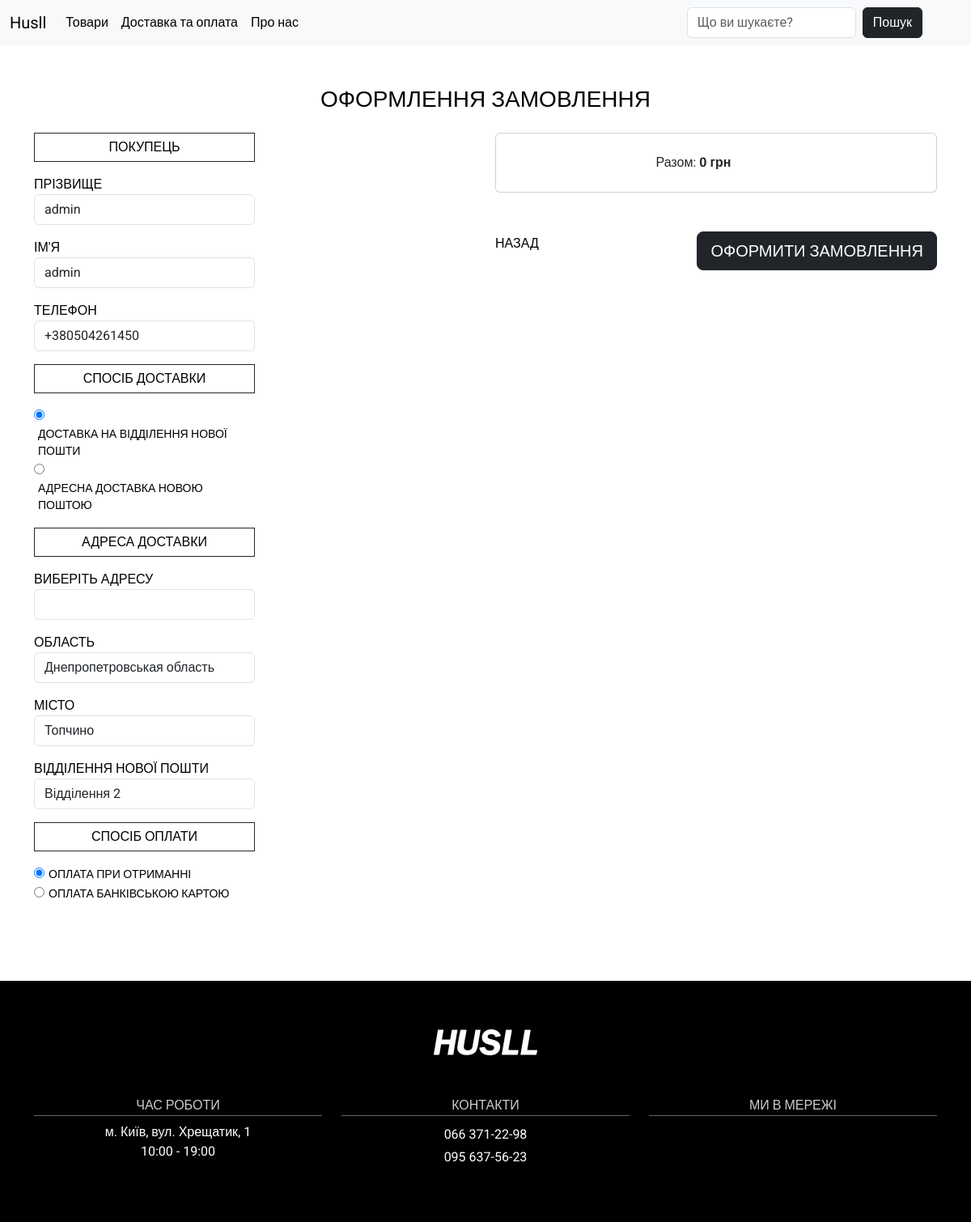
Page /create_order/ (signed in) on the committed database.
### main/models.py (models this page shows, shortened)
class CustomUser(AbstractBaseUser, PermissionsMixin):
    email = models.EmailField(unique=True)
    first_name = models.CharField(max_length=30)
    last_name = models.CharField(max_length=30)
    phone = PhoneNumberField(unique=True)
    is_active = models.BooleanField(default=True)
    is_staff = models.BooleanField(default=False)
    region = models.CharField(max_length=100, default='', verbose_name='Region')
    city = models.CharField(max_length=100, default='', verbose_name='City')
    new_post = models.CharField(max_length=100, default='', verbose_name='New Post')
    objects = CustomUserManager()
    USERNAME_FIELD = 'email'
    REQUIRED_FIELDS = ['first_name', 'last_name', 'phone']
    groups = models.ManyToManyField(
        'auth.Group',
        related_name='custom_users',
        blank=True,
        verbose_name='groups',
        help_text='The groups this user belongs to. A user will get all permissions granted to each of their groups.',
    )
    user_permissions = models.ManyToManyField(
        'auth.Permission',
        related_name='custom_users_permissions',
        blank=True,
        verbose_name='user permissions',
        help_text='Specific permissions for this user.',
    )
    class Meta:
        verbose_name = 'Користувачі'
        verbose_name_plural = 'Користувачі'

### main/views.py (the view, shortened to what this page needs)
# urls.py: path('create_order/', views.order_view, name='order'),
@login_required
def order_view(request):
    user = request.user
    cart_items = CartItem.objects.filter(user=user)
    total_price = 0
    if request.method == "POST":
        form = OrderForm(request.POST)
        if form.is_valid():
            order = form.save(commit=False)
            order.user = user
            order.save()
            for item in cart_items:
                OrderItem.objects.create(
                    user=user, product=item.product,
                    quantity=item.quantity,
                    size=item.size,
                    addres=form.cleaned_data['addres'],
                    delivery_method=form.cleaned_data['delivery_method'],
                    payment_method=form.cleaned_data['payment_method']
                )
                item.product.sold += item.quantity
                item.product.save()
                OrderItem.objects.filter(user=user).delete()
                messages.success(request, 'Your order has been successfully placed. Thank you!')
            return redirect('home')
    else:
        form = OrderForm()
    context = {
        'form': form,
        'cart_items': cart_items,
        'total_price': total_price
    }
    return render(request, 'main/order.html', context=context)

### main/forms.py
class OrderForm(forms.ModelForm):
    class Meta:
        model = OrderItem
        fields = ['addres', 'delivery_method', 'payment_method']

### main/templates/main/order.html (shortened to what this page needs)
{% extends 'main/base.html' %}
{% load static %}
{% block content %}
    <section>
        <div class="container">
            <div class="row">
                <div class="mb-4 mx-auto text-center">
                    <h3 class="fw-normal mb-0 text-black">ОФОРМЛЕННЯ ЗАМОВЛЕННЯ</h3>
                </div>
                <div class="col-md-6">
                    <div class="col-md-6">
                        <form action="" method="POST">
                            <div class="mb-3 border border-dark border-1 text-center" style="padding: 5px">
                                ПОКУПЕЦЬ
                            </div>
                            <div class="mb-3">
                                <label for="lastName">ПРІЗВИЩЕ</label>
                                <input type="text" class="form-control" id="lastName" name="last_name"
                                       value="{{ user.last_name }}" required>
                            </div>
                            <div class="mb-3">
                                <label for="firstName">ІМ'Я</label>
                                <input type="text" class="form-control" id="firstName" name="first_name"
                                       value="{{ user.first_name }}" required>
                            </div>
                            <div class="mb-3">
                                <label for="phone">ТЕЛЕФОН</label>
                                <input type="tel" class="form-control" id="phone" name="phone" value="{{ user.phone }}" required>
                            </div>
                            <div class="mb-3 border border-dark border-1 text-center" style="padding: 5px">
                                СПОСІБ ДОСТАВКИ
                            </div>
                            <div class="mb-3">
                                <input type="radio" id="delivery" name="delivery_method" checked><label for="delivery_method" style="font-size: 14px; margin-left: 5px">ДОСТАВКА НА ВІДДІЛЕННЯ НОВОЇ ПОШТИ</label><br>
                                <input type="radio" id="delivery" name="delivery_method"><label for="delivery_method" style="font-size: 14px; margin-left: 5px">АДРЕСНА ДОСТАВКА НОВОЮ ПОШТОЮ</label>
                            </div>
                            <div class="mb-3 border border-dark border-1 text-center" style="padding: 5px">
                                АДРЕСА ДОСТАВКИ
                            </div>
                            <div class="mb-3">
                                <label for="lastName">ВИБЕРІТЬ АДРЕСУ</label>
                                <input type="text" class="form-control" id="lastName" name="last_name"
                                       value="" required>
                            </div>
                            <div class="mb-3">
                                <label for="lastName">ОБЛАСТЬ</label>
                                <input type="text" class="form-control" id="lastName" name="last_name"
                                       value="{{ user.region }}" required>
                            </div>
                            <div class="mb-3">
                                <label for="lastName">МІСТО</label>
                                <input type="text" class="form-control" id="lastName" name="last_name"
                                       value="{{ user.city }}" required>
                            </div>
                            <div class="mb-3">
                                <label for="lastName">ВІДДІЛЕННЯ НОВОЇ ПОШТИ</label>
                                <input type="text" class="form-control" id="lastName" name="last_name"
                                       value="{{ user.new_post }}" required>
                            </div>
                            <div class="mb-3 border border-dark border-1 text-center" style="padding: 5px">
                                СПОСІБ ОПЛАТИ
                            </div>
                            <div class="mb-3">
                                <input type="radio" id="paying" name="payment_method" checked><label for="payment_method" style="font-size: 14px; margin-left: 5px">ОПЛАТА ПРИ ОТРИМАННІ</label><br>
                                <input type="radio" id="paying" name="payment_method"><label for="payment_method" style="font-size: 14px; margin-left: 5px">ОПЛАТА БАНКІВСЬКОЮ КАРТОЮ</label>
                            </div>
                        </form>
                    </div>
                </div>
                <div class="col-md-6">
                    <div class="product-form">
                        <div class="card mb-5 align-items-center">
                            <div class="card-body p-4 align-items-center">
                                <div class="align-items-center">
                                    <p class="mb-0 me-5 d-flex align-items-center">
                                        <span class="me-2">Разом: <strong>{{ total_price }} грн</strong></span>
                                    </p>
                                </div>
                            </div>
                        </div>
                        <a href="{% url 'cart' %}">НАЗАД</a>
                        <a href="{% url 'home' %}" class="btn btn-dark btn-block btn-lg float-end">ОФОРМИТИ ЗАМОВЛЕННЯ</a>
                    </div>
                </div>
            </div>
        </div>
    </section>
{% endblock %}

### main/static/main/css/main.css (style rules this page uses)
html { font-size: 16px; }
body { font-family: 'Roboto', sans-serif; font-size: 16px; font-weight: 400px; color: #000; background-color: #fff; min-width: 320px; }
section { padding: 50px 0; }
a { color: #000000; text-decoration: none; }

### rows in the picture
CustomUser: last_name "admin", first_name "admin", phone "+380504261450", last_name "Днепропетровськая область", last_name "Топчино", last_name "Відділення 2"

### other values in the picture
{{ total_price }} "0"
